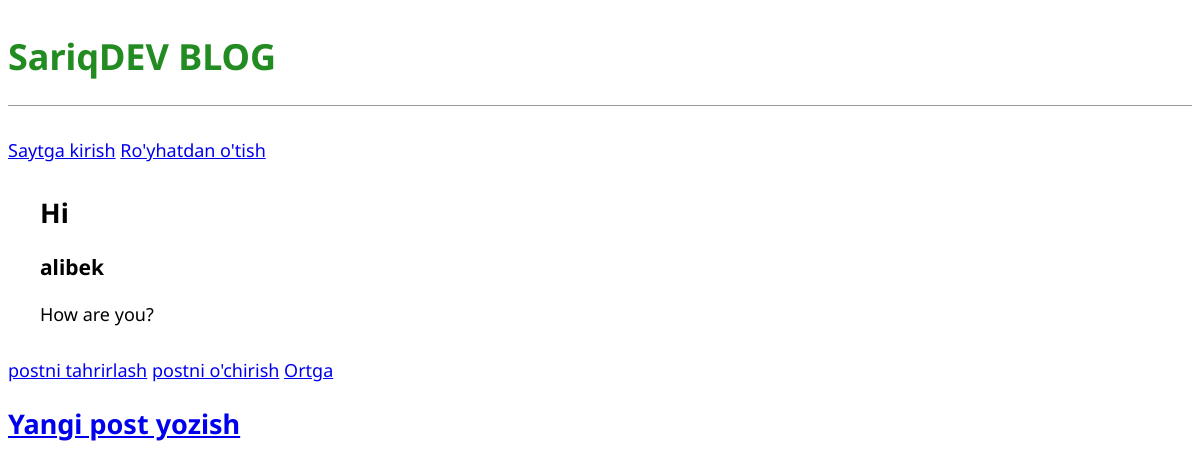
The app's page /post/4/ with its own data.
### blog/models.py (models this page shows, shortened)
class Post(models.Model):
    title = models.CharField(max_length=200)
    author = models.ForeignKey('auth.User', on_delete=models.CASCADE)
    body = models.TextField()

### blog/views.py (the view)
# urls.py: path('post/<int:pk>/',BlogDetailView.as_view(), name = 'post_detail')
class BlogDetailView(DetailView):
    model = Post
    template_name = 'post_detail.html'

### templates/post_detail.html
{% extends 'base.html' %}
{% block content %}
    <div class="post-entry">
        <h2>{{ post.title }}</h2>
        <h3>{{ post.author }}</h3>
        <p>{{ post.body }}</p>
    </div>
    <a href="{% url 'post_edit' post.pk %}">postni tahrirlash</a>
     <a href="{% url 'post_delete' post.pk %}">postni o'chirish</a>
    <a href="{% url 'home' %}">Ortga</a>
{% endblock content %}

### static/css/base.css (style rules this page uses)
body { font-family:'Noto Sans', sans-serif; font-size: 18px; }
.post-entry h2 { margin: 0.5rem 0; }
.post-entry p { margin: 0; font-weight: 400; }
.post-entry { margin: 2rem; }

### records on screen
Post: title "Hi", author "alibek", body "How are you?"
